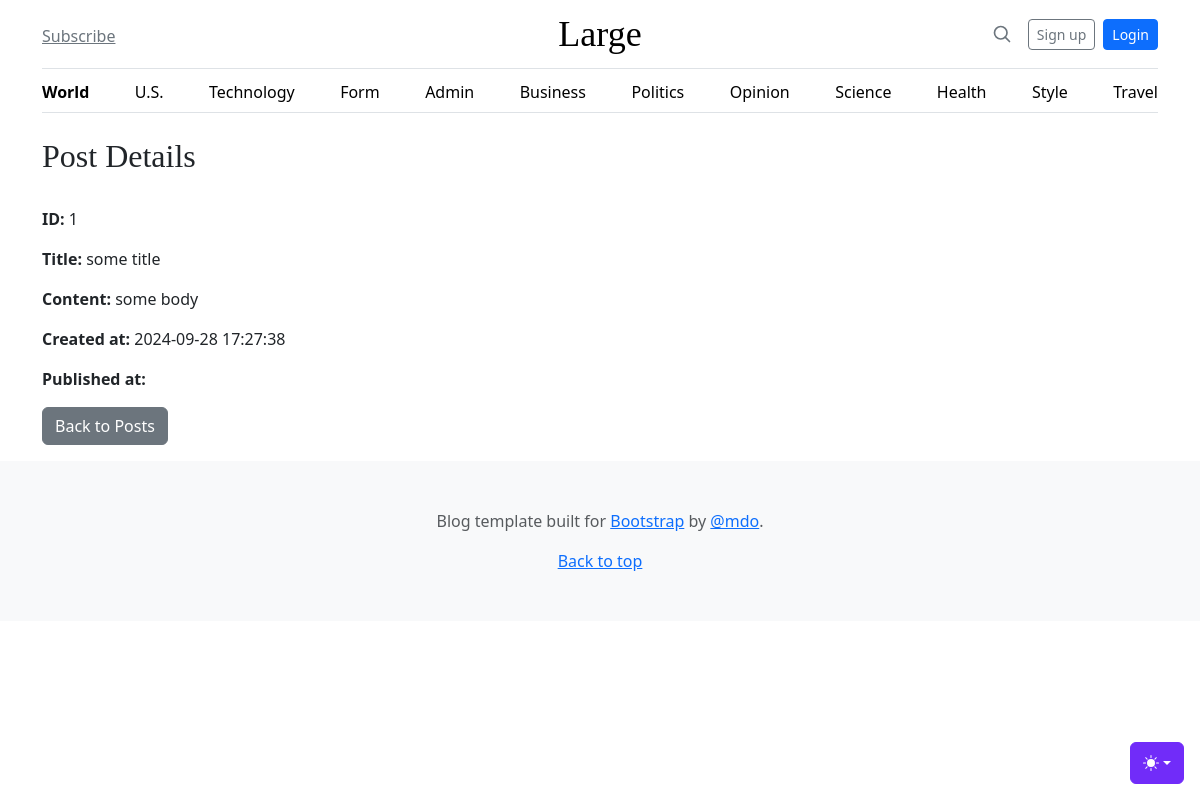
The app's page /admin/posts/view?id=1 with its own data.
### tables this page shows
CREATE TABLE "posts"
(
    id           integer
        constraint posts_pk
            primary key autoincrement,
    title        text not null,
    body         text not null,
    created_at   DATETIME default current_timestamp,
    published_at datetime default current_timestamp
);

### helpers.php (called while the page is built, shortened)
<?php
function view($viewName, $vars=[]){
    extract($vars);
    include __DIR__ . "/views/$viewName.php";
}

### src/Controllers/PostsController.php (called while the page is built, shortened)
<?php
class PostsController
{
    public function show()
    {
        $id = $_GET['id'];
        $post = Post::find($id);
        $createdAt = $post->created_at ?? 'Not set';
        $publishedAt = $post->published_at ?? 'Not set';
        view('posts/view', ['post' => $post,
        'created at' => $createdAt,
        'published at' => $publishedAt]);
    }
}

### src/DB.php (called while the page is built, shortened)
<?php
class DB
{
    private $conn;
    public function __construct()
    {
        try {
            $this->conn = new PDO('sqlite:' . __DIR__ . '/../db.sqlite');
            $this->conn->setAttribute(PDO::ATTR_ERRMODE, PDO::ERRMODE_EXCEPTION);
        } catch (PDOException $e) {
            echo "Connection failed: " . $e->getMessage();
        }
    }
    public function find($table, $class, $id)
    {
        $stmt = $this->conn->prepare("SELECT * FROM $table WHERE id=$id");
        $stmt->execute();
        $stmt->setFetchMode(PDO::FETCH_CLASS, $class);
        return $stmt->fetch();
    }
}

### src/Models/Model.php (called while the page is built, shortened)
<?php
class Model {
    public static $table;
    public static function find($id){
        $db = new DB();
        return $db->find(static::$table, static::class, $id);
    }
}

### src/Models/Post.php (called while the page is built, shortened)
<?php
class Post extends Model {
    public function __construct() {
        $this->created_at = date('Y-m-d H:i:s');
    }
}

### views/Posts/view.php (the view, shortened to what this page needs)
<?php include __DIR__ . '/../partials/header.php'  ?>
<main class="container mt-4">
        <h2>Post Details</h2>
        <br>
        <div class="mb-3">
            <strong>ID:</strong> <?= $post->id; ?>
        </div>
        <div class="mb-3">
            <strong>Title:</strong> <?= $post->title; ?>
        </div>
        <div class="mb-3">
            <strong>Content:</strong> <?= $post->body; ?>
        </div>
        <div class="mb-3">
            <strong>Created at:</strong> <?= $post->created_at; ?>
        </div>
        <div class="mb-3">
            <strong>Published at:</strong> <?= $post->published_at; ?>
        </div>
        <div class="mb-3">
            <a href="/admin/posts" class="btn btn-secondary">Back to Posts</a>
        </div>
</main>
<?php include __DIR__ . '/../partials/footer.php'  ?>

### public/blog.css (style rules this page uses)
h1, h2, h3, h4, h5, h6 { font-family: "Playfair Display", Georgia, "Times New Roman", serif; }

### records on screen
posts: id "1", title "some title", body "some body"

### other values on screen
$post->created_at "2024-09-28 17:27:38"
